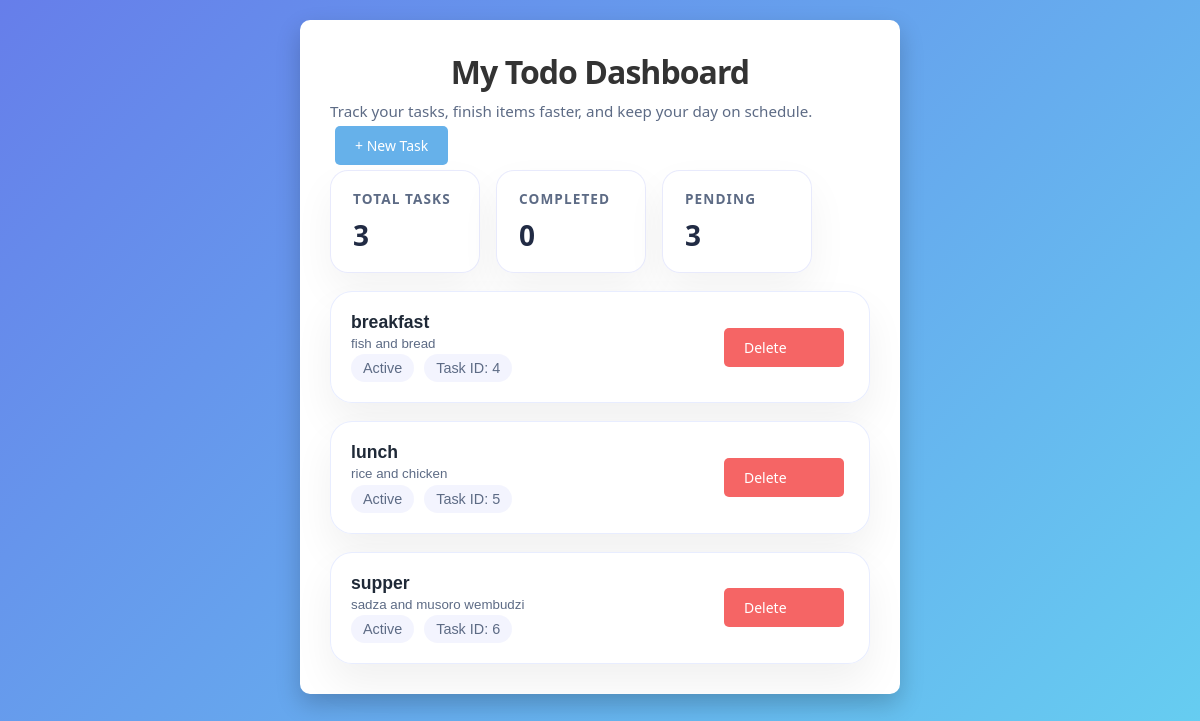
The page / on the database its author committed.
### todos/models.py (models this page shows, shortened)
class Todo(models.Model):
    title = models.CharField(max_length=200)
    description = models.TextField(blank=True)
    completed = models.BooleanField(default=False)

### todos/views.py (the view)
# urls.py: path('', views.TodoListView.as_view(), name='todo_list'),
class TodoListView(ListView):
    model = Todo
    template_name = 'todos/list.html'
    context_object_name = 'todos'
    def get_context_data(self, **kwargs):
        context = super().get_context_data(**kwargs)
        todos = context['todos']
        completed_count = todos.filter(completed=True).count()
        pending_count = todos.filter(completed=False).count()
        context.update({
            'total_tasks': todos.count(),
            'completed_count': completed_count,
            'pending_count': pending_count,
        })
        return context

### todos/templates/todos/list.html (shortened to what this page needs)
{% extends 'todos/base.html' %}
{% block content %}
<div class="dashboard-header">
 <div>
 <h1 class="dashboard-title">My Todo Dashboard</h1>
 <p class="dashboard-subtitle">Track your tasks, finish items faster, and keep your day on schedule.</p>
 </div>
 <a href="{% url 'todo_create' %}" class="btn btn-primary">+ New Task</a>
</div>
<div class="stats-panel">
 <div class="stat-card">
 <h3>Total Tasks</h3>
 <p>{{ total_tasks }}</p>
 </div>
 <div class="stat-card">
 <h3>Completed</h3>
 <p>{{ completed_count }}</p>
 </div>
 <div class="stat-card">
 <h3>Pending</h3>
 <p>{{ pending_count }}</p>
 </div>
</div>
<div class="todo-panel">
 {% if todos %}
 {% for todo in todos %}
 <div class="todo-item {% if todo.completed %}completed{% endif %}">
 <form method="post" action="{% url 'todo_toggle' todo.id %}" class="todo-content">
 <button type="submit" style="background:none;border:none;cursor:pointer;padding:0;text-align:left;width:100%;">
 <div>
 <p class="title">{% if todo.completed %}✔ {% endif %}{{ todo.title }}</p>
 {% if todo.description %}
 <p class="description">{{ todo.description }}</p>
 {% else %}
 <p class="description">No details added yet.</p>
 {% endif %}
 <div class="todo-meta">
 <span>{% if todo.completed %}Completed{% else %}Active{% endif %}</span>
 <span>Task ID: {{ todo.id }}</span>
 </div>
 </div>
 </button>
 </form>
 <div class="actions">
 <a href="{% url 'todo_delete' todo.id %}" class="btn btn-danger">Delete</a>
 </div>
 </div>
 {% endfor %}
 {% else %}
 <div class="empty">
 <p>No tasks yet! Create one and watch your dashboard come alive.</p>
 </div>
 {% endif %}
</div>
{% endblock %}

### todos/templates/todos/base.html (shortened to what this page needs)
<!DOCTYPE html>
<html lang="en">
<head>
</head>
<body>
 <div class="container">
 {% block content %}{% endblock %}
 </div>
</body>
</html>

### rows shown on the page
Todo: title "breakfast", description "fish and bread", completed "Active", id "4"
Todo: title "lunch", description "rice and chicken", completed "Active", id "5"
Todo: title "supper", description "sadza and musoro wembudzi", completed "Active", id "6"

### other values the page prints
{{ total_tasks }} "3"
{{ completed_count }} "0"
{{ pending_count }} "3"
